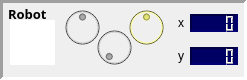
             <widget class="QFrame" name="frame_robot_5">
              <property name="enabled">
               <bool>true</bool>
              </property>
              <property name="maximumSize">
               <size>
                <width>16777215</width>
                <height>80</height>
               </size>
              </property>
              <property name="font">
               <font>
                <pointsize>8</pointsize>
                <weight>75</weight>
                <bold>true</bold>
               </font>
              </property>
              <property name="mouseTracking">
               <bool>false</bool>
              </property>
              <property name="focusPolicy">
               <enum>Qt::NoFocus</enum>
              </property>
              <property name="accessibleName">
               <string>Robot 0</string>
              </property>
              <property name="autoFillBackground">
               <bool>false</bool>
              </property>
              <property name="frameShape">
               <enum>QFrame::Panel</enum>
              </property>
              <property name="frameShadow">
               <enum>QFrame::Sunken</enum>
              </property>
              <property name="lineWidth">
               <number>3</number>
              </property>
              <property name="midLineWidth">
               <number>0</number>
              </property>
              <widget class="QLabel" name="title_robPanel_5">
               <property name="geometry">
                <rect>
                 <x>8</x>
                 <y>5</y>
                 <width>55</width>
                 <height>21</height>
                </rect>
               </property>
               <property name="font">
                <font>
                 <family>Courier 10 Pitch</family>
                 <pointsize>10</pointsize>
                 <weight>75</weight>
                 <bold>true</bold>
                </font>
               </property>
               <property name="autoFillBackground">
                <bool>false</bool>
               </property>
               <property name="styleSheet">
                <string notr="true">background-color: rgba(255, 255, 255, 0);</string>
               </property>
               <property name="text">
                <string>Robot  </string>
               </property>
               <property name="alignment">
                <set>Qt::AlignLeading|Qt::AlignLeft|Qt::AlignTop</set>
               </property>
              </widget>
              <widget class="QGraphicsView" name="gView_robot_5">
               <property name="geometry">
                <rect>
                 <x>10</x>
                 <y>20</y>
                 <width>45</width>
                 <height>45</height>
                </rect>
               </property>
               <property name="mouseTracking">
                <bool>true</bool>
               </property>
               <property name="focusPolicy">
                <enum>Qt::TabFocus</enum>
               </property>
               <property name="frameShape">
                <enum>QFrame::Panel</enum>
               </property>
               <property name="lineWidth">
                <number>0</number>
               </property>
               <property name="backgroundBrush">
                <brush brushstyle="NoBrush">
                 <color alpha="0">
                  <red>0</red>
                  <green>0</green>
                  <blue>0</blue>
                 </color>
                </brush>
               </property>
               <property name="renderHints">
                <set>QPainter::Antialiasing|QPainter::TextAntialiasing</set>
               </property>
              </widget>
              <widget class="QDial" name="dial_botVel_5">
               <property name="enabled">
                <bool>false</bool>
               </property>
               <property name="geometry">
                <rect>
                 <x>60</x>
                 <y>5</y>
                 <width>45</width>
                 <height>45</height>
                </rect>
               </property>
               <property name="focusPolicy">
                <enum>Qt::NoFocus</enum>
               </property>
               <property name="toolTip">
                <string>Average wheel velocity</string>
               </property>
               <property name="styleSheet">
                <string notr="true">background-color: rgb(150, 150, 150);</string>
               </property>
               <property name="minimum">
                <number>-100</number>
               </property>
               <property name="maximum">
                <number>100</number>
               </property>
               <property name="singleStep">
                <number>1</number>
               </property>
               <property name="pageStep">
                <number>10</number>
               </property>
               <property name="wrapping">
                <bool>false</bool>
               </property>
               <property name="notchTarget">
                <double>4.000000000000000</double>
               </property>
               <property name="notchesVisible">
                <bool>false</bool>
               </property>
              </widget>
              <widget class="QDial" name="dial_botOrient_5">
               <property name="enabled">
                <bool>false</bool>
               </property>
               <property name="geometry">
                <rect>
                 <x>124</x>
                 <y>5</y>
                 <width>45</width>
                 <height>45</height>
                </rect>
               </property>
               <property name="baseSize">
                <size>
                 <width>0</width>
                 <height>0</height>
                </size>
               </property>
               <property name="focusPolicy">
                <enum>Qt::NoFocus</enum>
               </property>
               <property name="contextMenuPolicy">
                <enum>Qt::NoContextMenu</enum>
               </property>
               <property name="toolTip">
                <string>Robot's orientation in relation to the opposing end of the field</string>
               </property>
               <property name="styleSheet">
                <string notr="true">background-color: rgb(255, 255, 0);</string>
               </property>
               <property name="minimum">
                <number>-180</number>
               </property>
               <property name="maximum">
                <number>180</number>
               </property>
               <property name="singleStep">
                <number>1</number>
               </property>
               <property name="pageStep">
                <number>5</number>
               </property>
               <property name="tracking">
                <bool>false</bool>
               </property>
               <property name="invertedAppearance">
                <bool>false</bool>
               </property>
               <property name="wrapping">
                <bool>true</bool>
               </property>
               <property name="notchTarget">
                <double>8.699999999999999</double>
               </property>
               <property name="notchesVisible">
                <bool>false</bool>
               </property>
              </widget>
              <widget class="QFrame" name="frame_7">
               <property name="geometry">
                <rect>
                 <x>178</x>
                 <y>5</y>
                 <width>60</width>
                 <height>71</height>
                </rect>
               </property>
               <property name="styleSheet">
                <string notr="true">background-color: rgba(255, 255, 255, 0);</string>
               </property>
               <property name="frameShape">
                <enum>QFrame::NoFrame</enum>
               </property>
               <property name="frameShadow">
                <enum>QFrame::Plain</enum>
               </property>
               <property name="lineWidth">
                <number>0</number>
               </property>
               <layout class="QGridLayout" name="gridLayout_11">
                <property name="leftMargin">
                 <number>0</number>
                </property>
                <property name="topMargin">
                 <number>0</number>
                </property>
                <property name="rightMargin">
                 <number>0</number>
                </property>
                <property name="bottomMargin">
                 <number>0</number>
                </property>
                <item row="1" column="1">
                 <widget class="QLCDNumber" name="lcd_coordY_5">
                  <property name="maximumSize">
                   <size>
                    <width>16777215</width>
                    <height>18</height>
                   </size>
                  </property>
                  <property name="toolTip">
                   <string>Y coordinate from center of field</string>
                  </property>
                  <property name="layoutDirection">
                   <enum>Qt::RightToLeft</enum>
                  </property>
                  <property name="autoFillBackground">
                   <bool>false</bool>
                  </property>
                  <property name="styleSheet">
                   <string notr="true">background-color: rgb(0, 0, 100);</string>
                  </property>
                  <property name="frameShape">
                   <enum>QFrame::Panel</enum>
                  </property>
                  <property name="frameShadow">
                   <enum>QFrame::Sunken</enum>
                  </property>
                  <property name="lineWidth">
                   <number>2</number>
                  </property>
                  <property name="smallDecimalPoint">
                   <bool>false</bool>
                  </property>
                  <property name="digitCount">
                   <number>5</number>
                  </property>
                  <property name="segmentStyle">
                   <enum>QLCDNumber::Outline</enum>
                  </property>
                  <property name="value" stdset="0">
                   <double>0.000000000000000</double>
                  </property>
                 </widget>
                </item>
                <item row="0" column="1">
                 <widget class="QLCDNumber" name="lcd_coordX_5">
                  <property name="maximumSize">
                   <size>
                    <width>16777215</width>
                    <height>18</height>
                   </size>
                  </property>
                  <property name="toolTip">
                   <string>X coordinate from center of field</string>
                  </property>
                  <property name="layoutDirection">
                   <enum>Qt::RightToLeft</enum>
                  </property>
                  <property name="autoFillBackground">
                   <bool>false</bool>
                  </property>
                  <property name="styleSheet">
                   <string notr="true">background-color: rgb(0, 0, 100);</string>
                  </property>
                  <property name="frameShape">
                   <enum>QFrame::Panel</enum>
                  </property>
                  <property name="frameShadow">
                   <enum>QFrame::Sunken</enum>
                  </property>
                  <property name="lineWidth">
                   <number>2</number>
                  </property>
                  <property name="midLineWidth">
                   <number>0</number>
                  </property>
                  <property name="smallDecimalPoint">
                   <bool>false</bool>
                  </property>
                  <property name="digitCount">
                   <number>5</number>
                  </property>
                  <property name="segmentStyle">
                   <enum>QLCDNumber::Outline</enum>
                  </property>
                  <property name="value" stdset="0">
                   <double>0.000000000000000</double>
                  </property>
                 </widget>
                </item>
                <item row="0" column="0">
                 <widget class="QLabel" name="label_23">
                  <property name="text">
                   <string>x</string>
                  </property>
                 </widget>
                </item>
                <item row="1" column="0">
                 <widget class="QLabel" name="label_24">
                  <property name="text">
                   <string>y</string>
                  </property>
                 </widget>
                </item>
               </layout>
              </widget>
              <widget class="QDial" name="dial_botSpeed_5">
               <property name="enabled">
                <bool>false</bool>
               </property>
               <property name="geometry">
                <rect>
                 <x>92</x>
                 <y>25</y>
                 <width>45</width>
                 <height>45</height>
                </rect>
               </property>
               <property name="baseSize">
                <size>
                 <width>0</width>
                 <height>0</height>
                </size>
               </property>
               <property name="cursor">
                <cursorShape>ForbiddenCursor</cursorShape>
               </property>
               <property name="focusPolicy">
                <enum>Qt::NoFocus</enum>
               </property>
               <property name="contextMenuPolicy">
                <enum>Qt::NoContextMenu</enum>
               </property>
               <property name="toolTip">
                <string>Average wheel velocity</string>
               </property>
               <property name="styleSheet">
                <string notr="true">background-color: rgb(150, 150, 150);</string>
               </property>
               <property name="minimum">
                <number>0</number>
               </property>
               <property name="maximum">
                <number>1000</number>
               </property>
               <property name="singleStep">
                <number>1</number>
               </property>
               <property name="pageStep">
                <number>10</number>
               </property>
               <property name="tracking">
                <bool>false</bool>
               </property>
               <property name="invertedAppearance">
                <bool>false</bool>
               </property>
               <property name="invertedControls">
                <bool>false</bool>
               </property>
               <property name="wrapping">
                <bool>false</bool>
               </property>
               <property name="notchTarget">
                <double>1.000000000000000</double>
               </property>
               <property name="notchesVisible">
                <bool>false</bool>
               </property>
              </widget>
             </widget>
